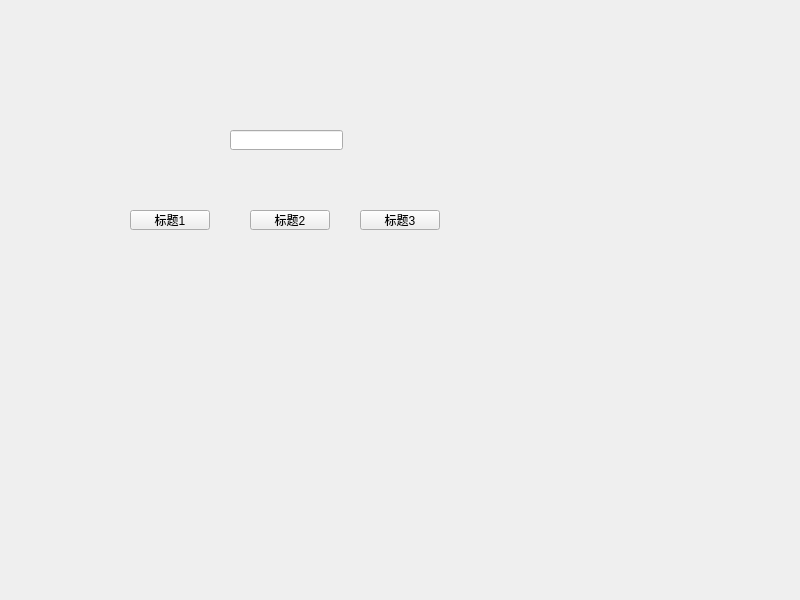
<?xml version="1.0" encoding="UTF-8"?>
<ui version="4.0">
 <class>Widget</class>
 <widget class="QWidget" name="Widget">
  <property name="geometry">
   <rect>
    <x>0</x>
    <y>0</y>
    <width>800</width>
    <height>600</height>
   </rect>
  </property>
  <property name="windowTitle">
   <string>Widget</string>
  </property>
  <widget class="QLineEdit" name="lineEdit">
   <property name="geometry">
    <rect>
     <x>230</x>
     <y>130</y>
     <width>113</width>
     <height>20</height>
    </rect>
   </property>
  </widget>
  <widget class="QPushButton" name="pushButton">
   <property name="geometry">
    <rect>
     <x>130</x>
     <y>210</y>
     <width>80</width>
     <height>20</height>
    </rect>
   </property>
   <property name="text">
    <string>标题1</string>
   </property>
  </widget>
  <widget class="QPushButton" name="pushButton_2">
   <property name="geometry">
    <rect>
     <x>250</x>
     <y>210</y>
     <width>80</width>
     <height>20</height>
    </rect>
   </property>
   <property name="text">
    <string>标题2</string>
   </property>
  </widget>
  <widget class="QPushButton" name="pushButton_3">
   <property name="geometry">
    <rect>
     <x>360</x>
     <y>210</y>
     <width>80</width>
     <height>20</height>
    </rect>
   </property>
   <property name="text">
    <string>标题3</string>
   </property>
  </widget>
 </widget>
 <resources/>
 <connections/>
</ui>
